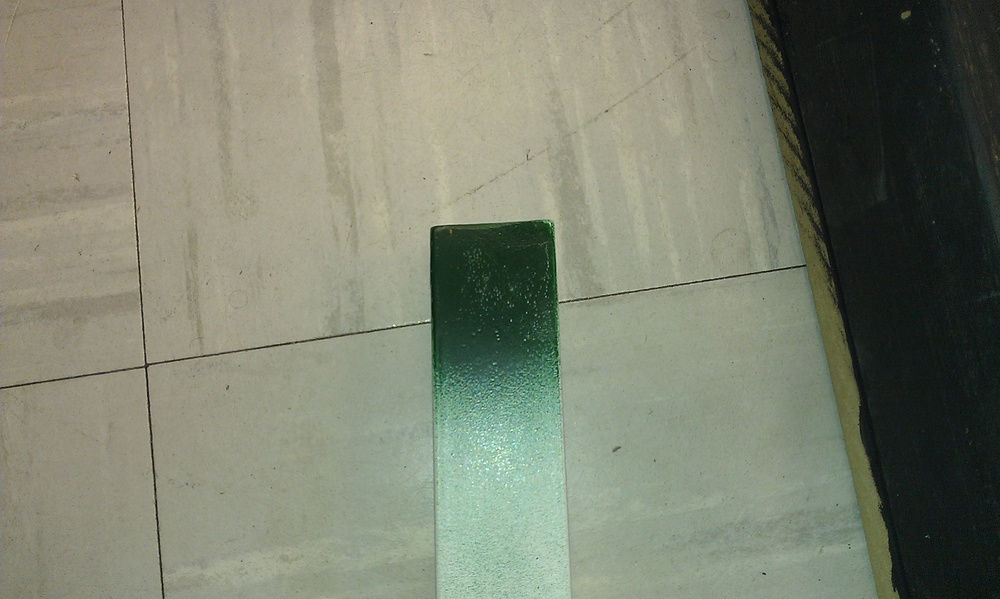
#> input picture Base_ROS_Vision/Vision_Testing/blockpictures/IMAG0385.jpg, 1000 x 599 px, shrunk from 2592 x 1552 before the run, given in place of the camera
$ python drawCanny.py   (Python 2 division)
#> lines starting #> are read from the running program, lines starting #| are printed output that depends on the picture


import cv2
import numpy as np
from random import random

"""This program was meant to find the ideal values for the Canny edge detection filter
the method outlined is wasteful, and not much time should be spent trying to use this
particular implementation. In fact, I was just frustrated and ended up building a mess,
even still it is pretty fun.

Additionally the difference between aperture 5 and whatever ap maybe was also investigated
The difference of the edges based on the currently chosen thresholds and aperture,
 and the currently chosen threshold and ap=5 is displayed

If the key '1' is pressed the thresholds are randomized between [0,255]
If the key '2' is pressed the aperture is picked randomly between {3,5,7}
If the key '3' is pressed the thresholds are randomized locally within +/- 40
If the key '5' is pressed 1 is added to the bottom threshold,
	if (bottom>255) add 1 to the top threshold and start the bottom back at 0
If the key '6' is pressed 10 is added to the bottom threshold,
	if (bottom>255) add 1 to the top threshold and start the bottom back at 0


"""

def main():
	cv2.namedWindow("Original",0)
	cv2.namedWindow("Canny",0)
	cv2.namedWindow("DiffCan",0)
	cap=cv2.VideoCapture(0);

	(valid_frame,frame) = cap.read()
#> frame is the input picture: shape (599, 1000, 3); mean B, G, R 112.6, 130.2, 125.8
	t1 = 0;
	t2 = 1;
	ap  = 3;
	ap2 = 5;

	while(1):
		(valid_frame,frame) = cap.read()
		frame = cv2.cvtColor(frame,cv2.COLOR_BGR2GRAY)
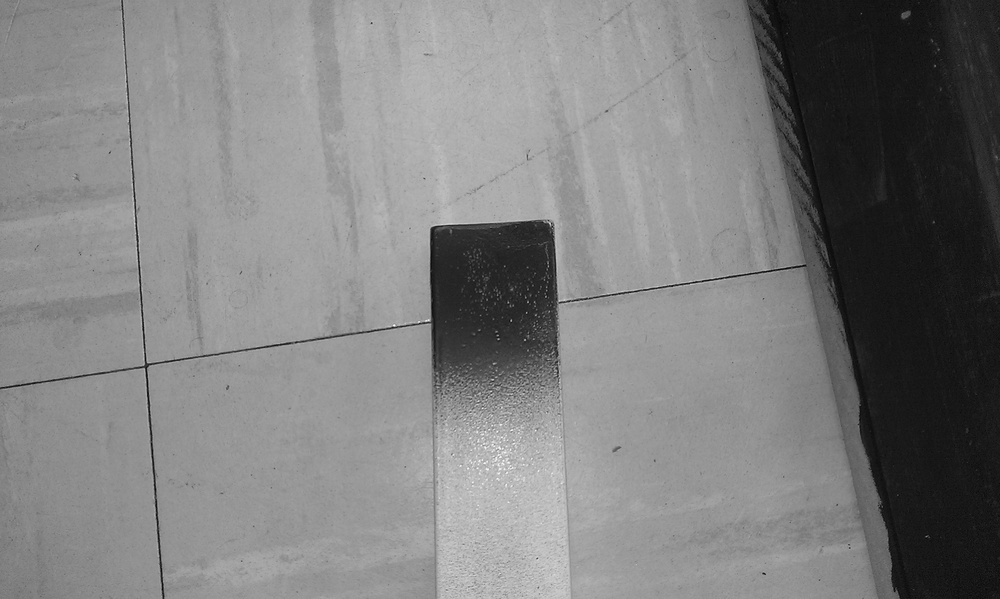
#> frame: shape (599, 1000); min 3, max 253, mean 126.9
		canned = cv2.Canny(	image = frame, \
							threshold1 = t1, \
							threshold2 = t2, \
							apertureSize = ap, \
							L2gradient = True)
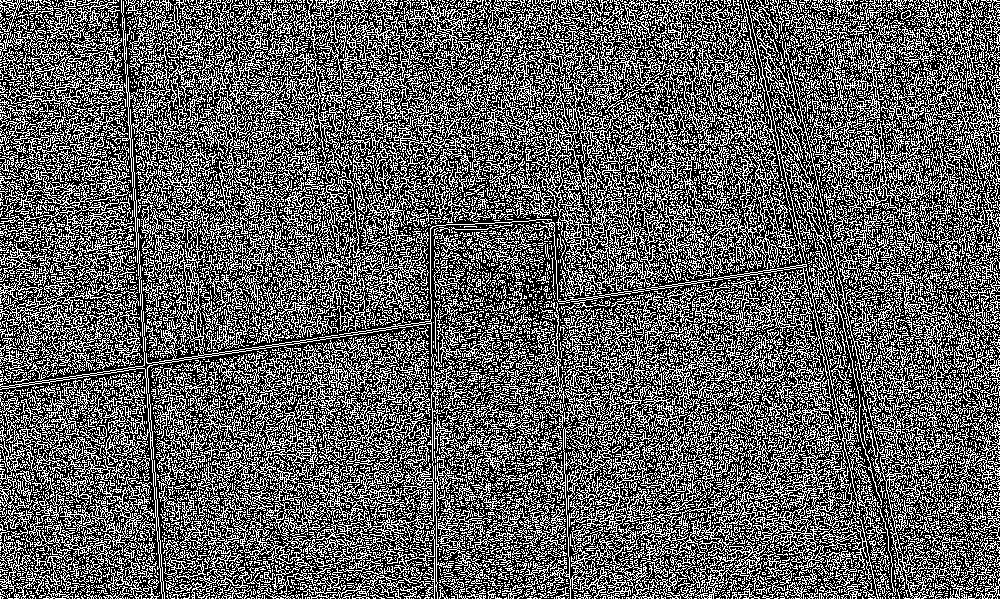
#> canned: shape (599, 1000); 37.4% white in thin lines or dots
		canned2 = cv2.Canny(image = frame, \
							threshold1 = t1, \
							threshold2 = t2, \
							apertureSize = ap2, \
							L2gradient = True)
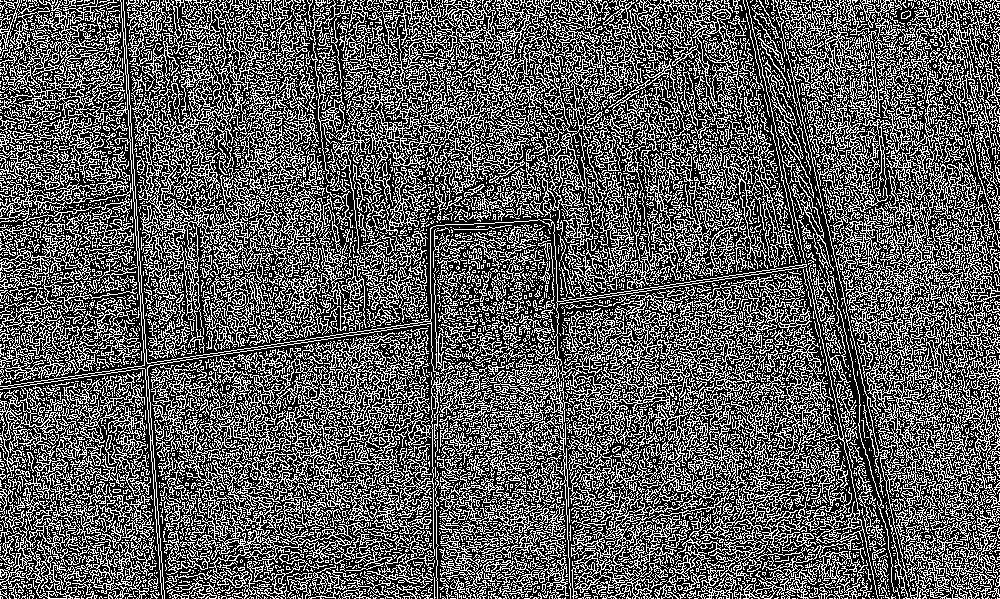
#> canned2: shape (599, 1000); 36.2% white in thin lines or dots
		diff = cv2.absdiff(canned,canned2)
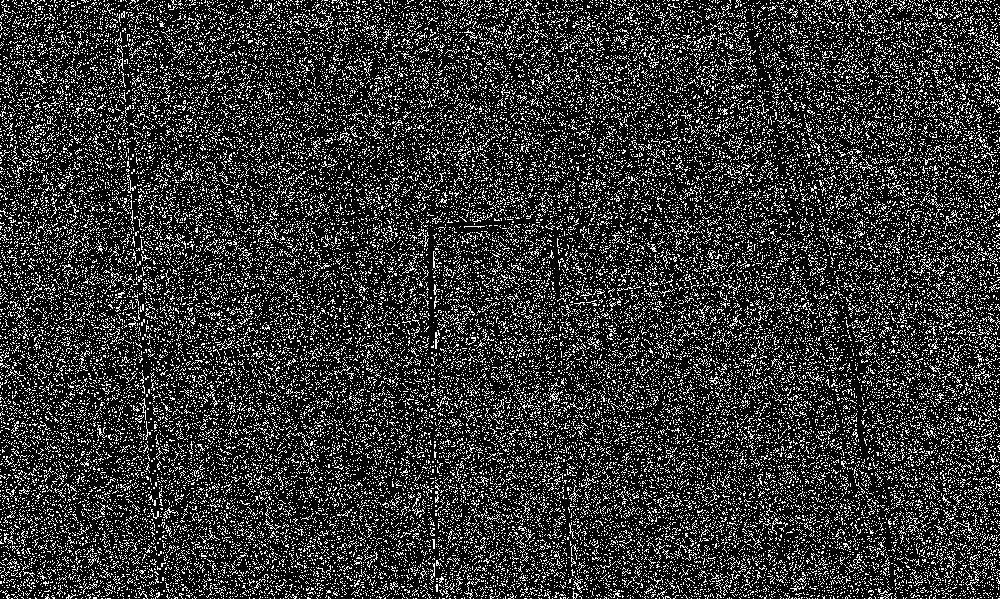
#> diff: shape (599, 1000); 20.3% white in thin lines or dots
		cv2.imshow("Original",frame)
		cv2.imshow("Canny",canned)
		cv2.imshow("DiffCan",diff)
		key_pressed = cv2.waitKey(5)
#> (key Esc is pressed here)
		if( key_pressed == 27 ):
			return 0
		elif( key_pressed == 49 ):
			t2 = random()*255
			t1 = random()*(t2)
			print "[",t1,",",t2,"]"
		elif( key_pressed == 50 ):
			ap = int(random()*3)*2+3
			print "ap = ",ap
		elif( key_pressed == 51 ):
			t2 = min((t2+random()*40-20),255)
			t1 = random()*(t2)
			print "[",t1,",",t2,"]"
		elif( key_pressed == 53 ):
			t1 = t1+1
			if( t1 >= t2 ):
				t2 = t2 +1
				t1 = 0
			####
			print "[",t1,",",t2,"]"
		elif( key_pressed == 54 ):
			t1 = t1+10
			if( t1 >= t2 ):
				t2 = t2 +1
				t1 = 0
			####
			print "[",t1,",",t2,"]"
		####
####


if __name__=="__main__":
	main()
####

$ run again, on Base_ROS_Vision/Vision_Testing/blockpictures/IMAG0386.jpg
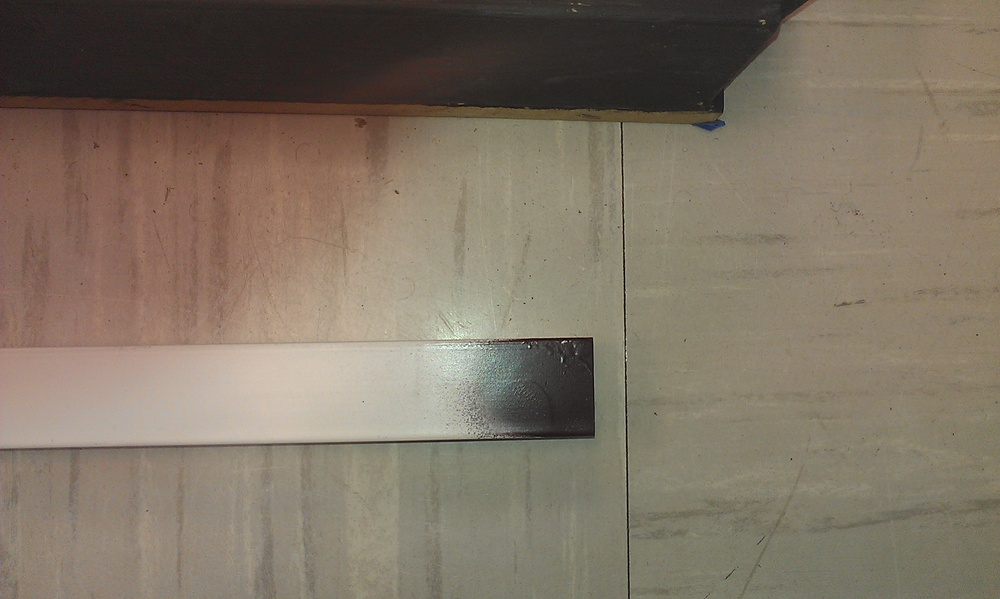
#> input picture Base_ROS_Vision/Vision_Testing/blockpictures/IMAG0386.jpg, 1000 x 599 px, shrunk from 2592 x 1552 before the run, given in place of the camera
#> in main, frame is the input picture: shape (599, 1000, 3); mean B, G, R 100.4, 115.8, 127.5
#> frame: shape (599, 1000)
#> in main, `canned = cv2.Canny(	image = frame, \ threshold1 = t1, \ threshold2 = t..`:
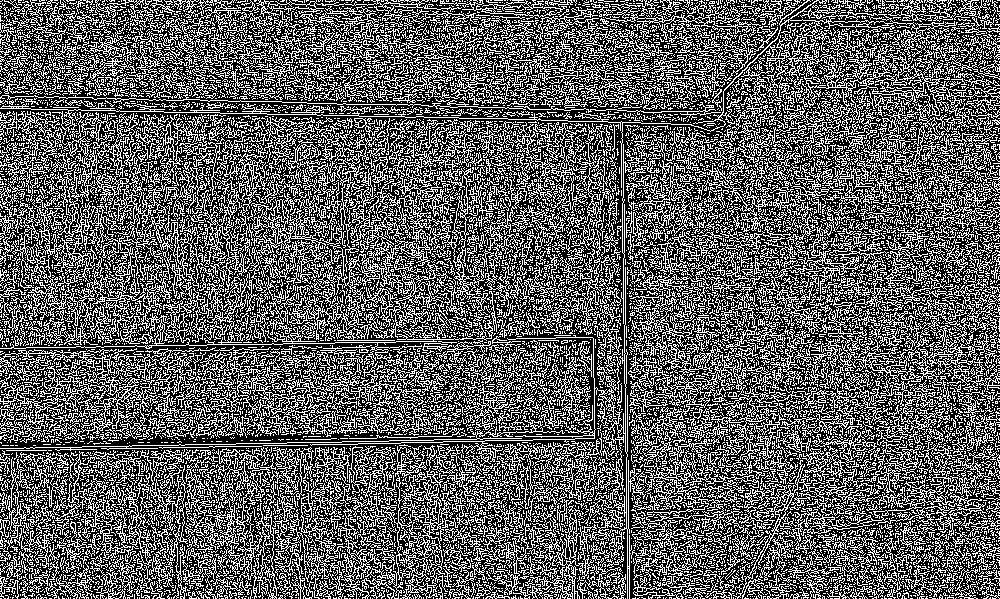
#> canned: shape (599, 1000); 37.3% white in thin lines or dots
#> canned2: shape (599, 1000); 36% white in thin lines or dots
#> in main, `diff = cv2.absdiff(canned,canned2)`:
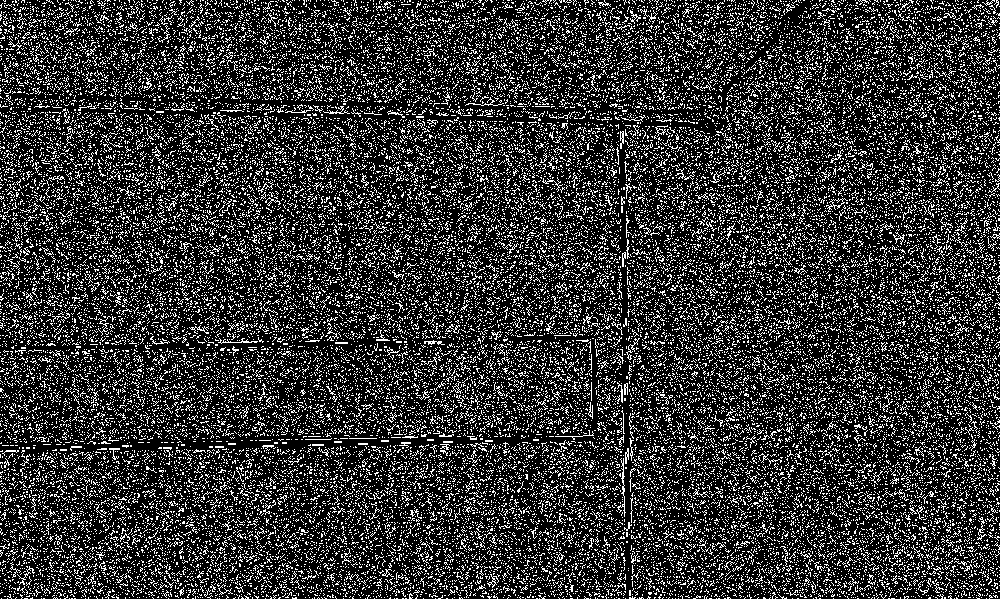
#> diff: shape (599, 1000); 20.5% white in thin lines or dots

$ run again, on Base_ROS_Vision/Vision_Testing/blockpictures/IMAG0387.jpg
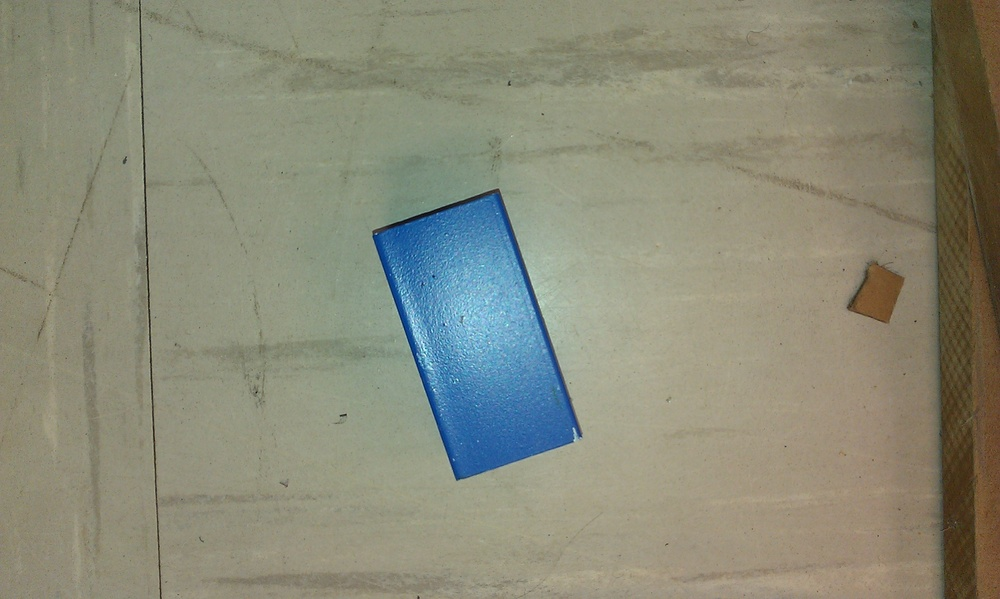
#> input picture Base_ROS_Vision/Vision_Testing/blockpictures/IMAG0387.jpg, 1000 x 599 px, shrunk from 2592 x 1552 before the run, given in place of the camera
#> in main, frame is the input picture: shape (599, 1000, 3); mean B, G, R 120.2, 138.3, 137.4
#> frame: shape (599, 1000)
#> in main, `canned = cv2.Canny(	image = frame, \ threshold1 = t1, \ threshold2 = t..`:
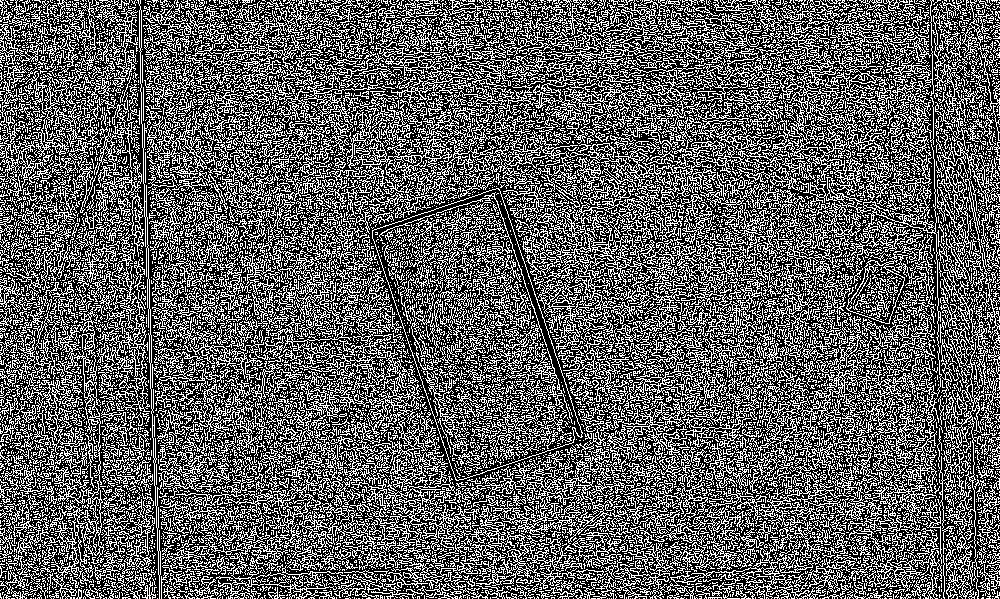
#> canned: shape (599, 1000); 37.5% white in thin lines or dots
#> canned2: shape (599, 1000); 35.7% white in thin lines or dots
#> in main, `diff = cv2.absdiff(canned,canned2)`:
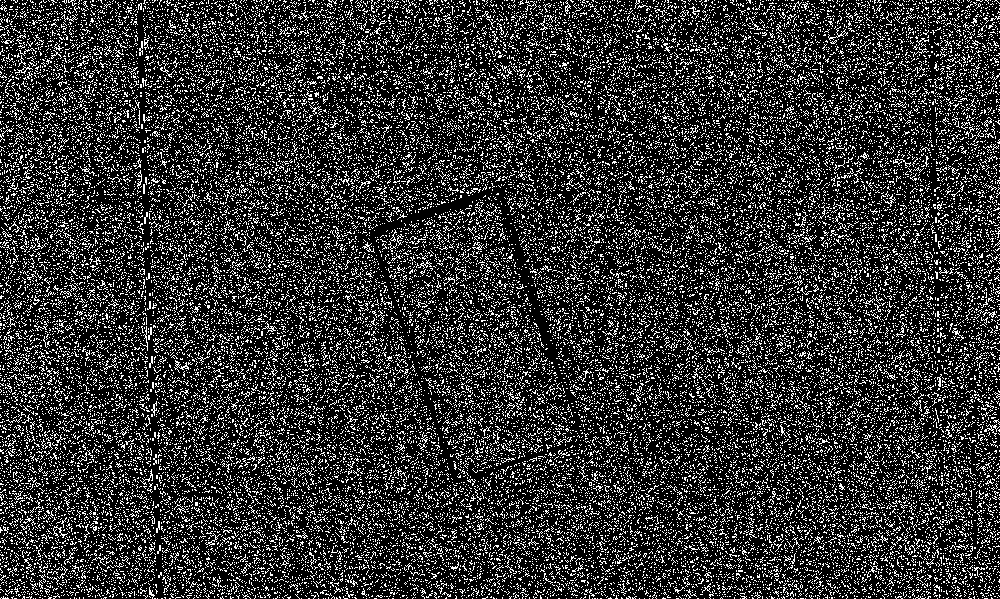
#> diff: shape (599, 1000); 19.9% white in thin lines or dots

$ run again, on Base_ROS_Vision/Vision_Testing/blockpictures/IMAG0388.jpg
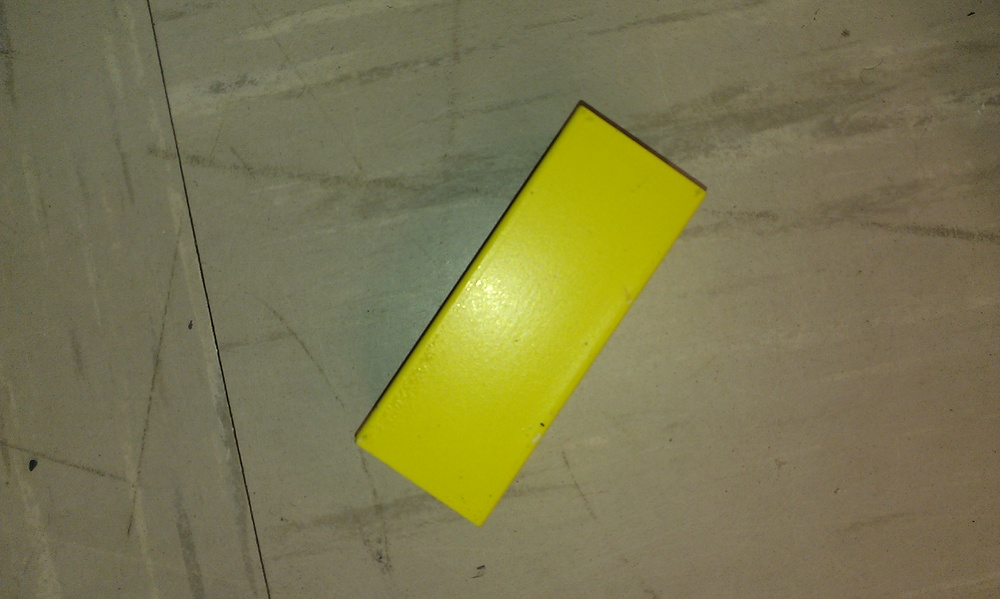
#> input picture Base_ROS_Vision/Vision_Testing/blockpictures/IMAG0388.jpg, 1000 x 599 px, shrunk from 2592 x 1552 before the run, given in place of the camera
#> in main, frame is the input picture: shape (599, 1000, 3); mean B, G, R 78.9, 119.2, 123.1
#> frame: shape (599, 1000)
#> in main, `canned = cv2.Canny(	image = frame, \ threshold1 = t1, \ threshold2 = t..`:
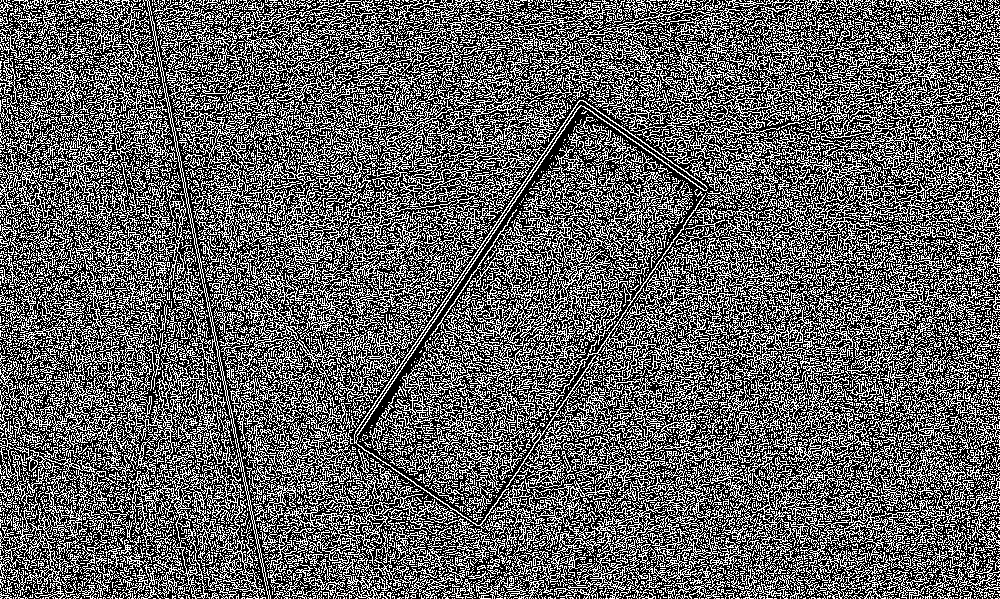
#> canned: shape (599, 1000); 37.8% white in thin lines or dots
#> canned2: shape (599, 1000); 36.3% white in thin lines or dots
#> in main, `diff = cv2.absdiff(canned,canned2)`:
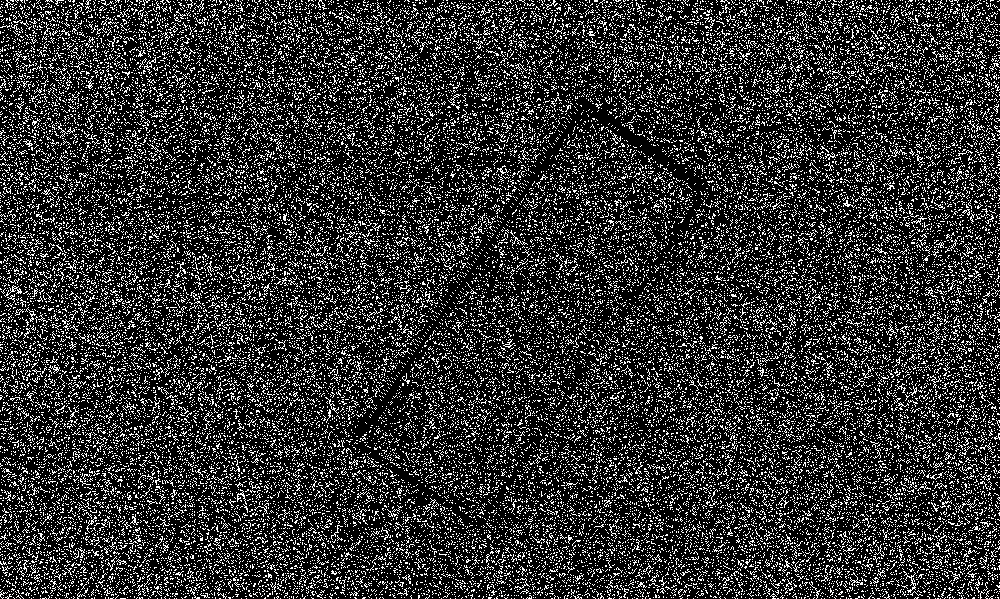
#> diff: shape (599, 1000); 19.6% white in thin lines or dots
